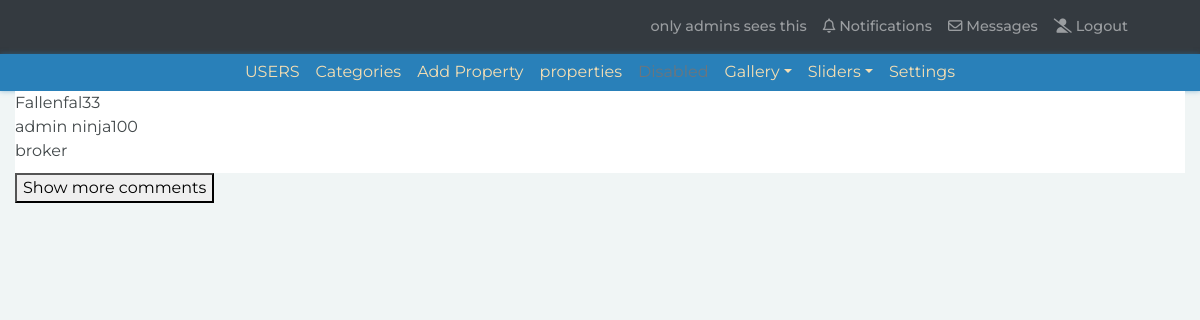
Screenshot of /admin/test_ajax.php (signed in) with the database file from the repository.
### tables this page shows
CREATE TABLE `users` (
  `id` int(11) NOT NULL,
  `first_name` varchar(255) DEFAULT NULL,
  `last_name` varchar(255) DEFAULT NULL,
  `email` varchar(255) DEFAULT NULL,
  `role` varchar(255) DEFAULT NULL,
  `user_image` varchar(255) DEFAULT NULL,
  `bio` varchar(255) DEFAULT NULL,
  `username` varchar(255) DEFAULT NULL,
  `password` text NOT NULL,
  `validation_code` text,
  `active` tinyint(4) DEFAULT NULL,
  `date_created` date DEFAULT NULL,
  `phone_number` varchar(20) DEFAULT NULL,
  `interests` varchar(255) DEFAULT NULL,
  `birthday` date DEFAULT NULL
);

### admin/includes/Database.php (called while the page is built, shortened)
<?php
class Database {
    public $connection;
    public function openDbConnection() {
        $this->connection = new mysqli(DB_HOST,DB_USER,DB_PASS,DB_NAME);
    }
    public function query($sql){
        $result = $this->connection->query($sql);
        return $result;
    }
}
$database = new Database();

### admin/includes/Main_object.php (called while the page is built, shortened)
<?php
class Main_object {
    public static function findByQuery($sql){
        global $database;
        $result_set = $database->query($sql);
        $the_object_array = array();
        while($row = mysqli_fetch_array($result_set)) {
            $the_object_array[] = static::initiation($row);
        }
        return $the_object_array;
    }
    private function hasTheAtribute($property){
        return property_exists($this, $property);
    }
    public static function initiation($record){
        $the_object = new $calling_class;
        foreach ($record as $the_attribute => $value) {
            if($the_object->hasTheAtribute($the_attribute)) {
                $the_object->$the_attribute = $value;
            }
        }
        return $the_object;
    }
}

### admin/test_ajax.php (the view, shortened to what this page needs)
<?php include("includes/header.php"); ?>
<?php include("includes/left-nav.php"); ?>
<?php include("includes/top-nav.php"); ?>
<div id="page-wrapper">
    <div class="container-fluid">
        <div class="row">
            <div class="col-lg-12">
                <div id="comments" style="padding-bottom:10px;background-color: #fff">
                <?php
                $user= Users::findByQuery("SELECT * FROM users LIMIT 2");
                foreach ($user as $user){ ?>
                        <?php echo $user->username; ?></br>
                        <?php echo $user->role; ?>
                <?php } ?>
                </div>
                <button id="btn">Show more comments</button>
            </div>
        </div>
    </div>
</div>
<?php include("includes/footer.php"); ?>

### rows the page displays
users: username "Fallenfal33", role "admin"
users: username "ninja100", role "broker"
